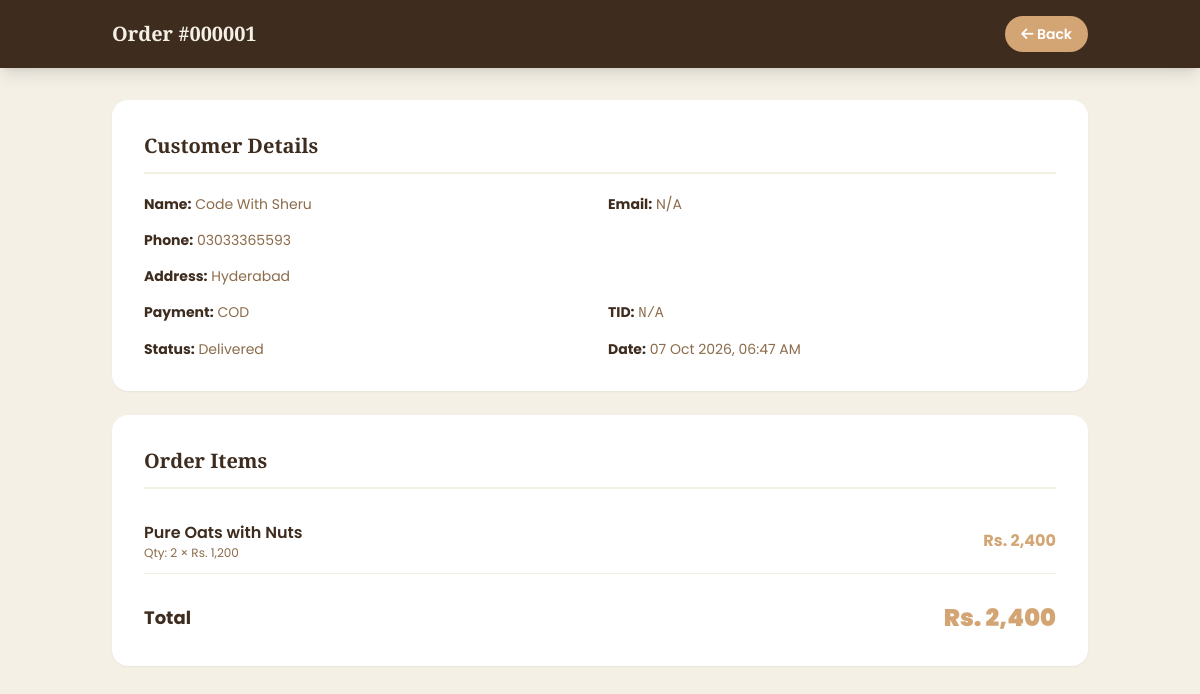
Screenshot of /admin/order_detail.php?id=1 (signed in) with the database file from the repository.
### tables this page shows
CREATE TABLE `orders` (
  `id` int(11) NOT NULL,
  `customer_name` varchar(255) NOT NULL,
  `customer_email` varchar(254) DEFAULT NULL,
  `phone` varchar(20) NOT NULL,
  `address` text NOT NULL,
  `total_amount` decimal(10,2) NOT NULL,
  `payment_method` varchar(50) NOT NULL,
  `transaction_id` varchar(100) DEFAULT NULL,
  `status` enum('Pending','Confirmed','Shipped','Delivered','Cancelled') DEFAULT 'Pending',
  `created_at` timestamp NOT NULL DEFAULT current_timestamp()
);

CREATE TABLE `order_items` (
  `id` int(11) NOT NULL,
  `order_id` int(11) NOT NULL,
  `product_id` int(11) NOT NULL,
  `quantity` int(11) NOT NULL,
  `price` decimal(10,2) NOT NULL
);

CREATE TABLE `products` (
  `id` int(11) NOT NULL,
  `name` varchar(255) NOT NULL,
  `price` decimal(10,2) NOT NULL,
  `image` varchar(255) DEFAULT NULL,
  `description` text DEFAULT NULL
);

### admin/order_detail.php (the view, shortened to what this page needs)
<?php
include '../config/db.php';
$id = filter_input(INPUT_GET, 'id', FILTER_VALIDATE_INT);
$order_stmt = $conn->prepare("SELECT * FROM orders WHERE id = ? LIMIT 1");
$order_stmt->bind_param("i", $id);
$order_stmt->execute();
$order_result = $order_stmt->get_result();
$order = $order_result->fetch_assoc();
$items_stmt = $conn->prepare("SELECT oi.*, p.name FROM order_items oi
                              LEFT JOIN products p ON oi.product_id = p.id
                              WHERE oi.order_id = ?");
$items_stmt->bind_param("i", $id);
$items_stmt->execute();
$items = $items_stmt->get_result();
?>
<!DOCTYPE html>
<html lang="en">
<head>
    <script src="https://cdn.tailwindcss.com"></script>
    <link rel="stylesheet" href="https://cdnjs.cloudflare.com/ajax/libs/font-awesome/6.4.0/css/all.min.css">
</head>
<body class="font-body bg-cream min-h-screen">
<header class="bg-choco text-cream shadow-lg">
    <div class="max-w-5xl mx-auto px-4 sm:px-6 py-4 flex justify-between items-center">
        <h1 class="font-display font-bold text-lg sm:text-xl">Order #<?php echo str_pad($id, 6, '0', STR_PAD_LEFT); ?></h1>
        <a href="dashboard.php" class="bg-oat hover:bg-oat-dark text-white px-4 py-2 rounded-full text-sm font-semibold">
            <i class="fas fa-arrow-left"></i> Back
        </a>
    </div>
</header>
<main class="max-w-5xl mx-auto px-4 sm:px-6 py-8">
    <div class="bg-white rounded-2xl shadow-sm p-6 sm:p-8 mb-6">
        <h2 class="font-display text-xl font-bold text-choco mb-5 pb-3 border-b-2 border-cream">Customer Details</h2>
        <div class="grid sm:grid-cols-2 gap-4 text-sm">
            <div><strong class="text-choco">Name:</strong> <span class="text-brown"><?php echo htmlspecialchars($order['customer_name']); ?></span></div>
            <div><strong class="text-choco">Email:</strong> <span class="text-brown"><?php echo htmlspecialchars($order['customer_email'] ?? 'N/A', ENT_QUOTES, 'UTF-8'); ?></span></div>
            <div><strong class="text-choco">Phone:</strong> <span class="text-brown"><?php echo htmlspecialchars($order['phone']); ?></span></div>
            <div class="sm:col-span-2"><strong class="text-choco">Address:</strong> <span class="text-brown"><?php echo htmlspecialchars($order['address']); ?></span></div>
            <div><strong class="text-choco">Payment:</strong> <span class="text-brown"><?php echo htmlspecialchars($order['payment_method'], ENT_QUOTES, 'UTF-8'); ?></span></div>
            <div><strong class="text-choco">TID:</strong> <span class="text-brown font-mono"><?php echo htmlspecialchars($order['transaction_id'] ?: 'N/A', ENT_QUOTES, 'UTF-8'); ?></span></div>
            <div><strong class="text-choco">Status:</strong> <span class="text-brown"><?php echo htmlspecialchars($order['status'], ENT_QUOTES, 'UTF-8'); ?></span></div>
            <div><strong class="text-choco">Date:</strong> <span class="text-brown"><?php echo date('d M Y, h:i A', strtotime($order['created_at'])); ?></span></div>
        </div>
    </div>
    <div class="bg-white rounded-2xl shadow-sm p-6 sm:p-8">
        <h2 class="font-display text-xl font-bold text-choco mb-5 pb-3 border-b-2 border-cream">Order Items</h2>
        <div class="space-y-3">
            <?php while($i = $items->fetch_assoc()): ?>
                <div class="flex justify-between items-center py-3 border-b border-cream">
                    <div>
                        <p class="font-semibold text-choco"><?php echo htmlspecialchars($i['name'] ?? 'Product'); ?></p>
                        <p class="text-xs text-brown">Qty: <?php echo $i['quantity']; ?> × Rs. <?php echo number_format($i['price']); ?></p>
                    </div>
                    <p class="font-bold text-oat">Rs. <?php echo number_format($i['price'] * $i['quantity']); ?></p>
                </div>
            <?php endwhile; ?>
            <div class="flex justify-between items-center pt-4">
                <span class="font-bold text-choco text-lg">Total</span>
                <span class="font-black text-oat text-2xl">Rs. <?php echo number_format($order['total_amount']); ?></span>
            </div>
        </div>
    </div>
</main>
</body>
</html>

### rows the page displays
orders: customer_name "Code With Sheru", customer_email "N/A", phone "03033365593", address "Hyderabad", payment_method "COD", transaction "N/A", status "Delivered", created_at "07 Oct 2026, 06:47 AM", total_amount "2,400"
order_items: product.name "Pure Oats with Nuts", quantity "2", price "1,200", $i['price'] * $i['quantity'] "2,400"

### other values shown
str_pad($id, 6, '0', STR_PAD_LEFT) "000001"
